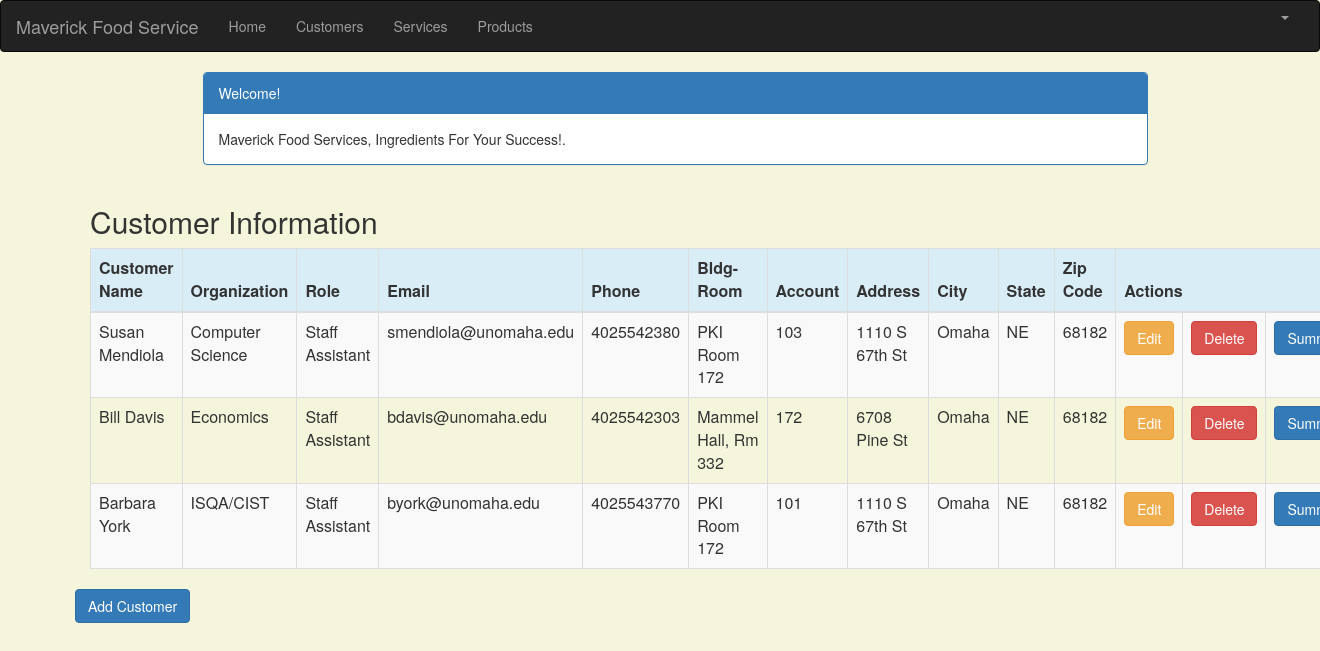
/customer_list (signed in), run on the app's committed database.
### crm/models.py (models this page shows, shortened)
class Customer(models.Model):
    cust_name = models.CharField(max_length=50)
    organization = models.CharField(max_length=100, blank=True)
    role = models.CharField(max_length=100)
    email = models.EmailField(max_length=100)
    bldgroom = models.CharField(max_length=100)
    address = models.CharField(max_length=200)
    account_number = models.IntegerField(blank=False, null=False)
    city = models.CharField(max_length=50)
    state = models.CharField(max_length=50)
    zipcode = models.CharField(max_length=10)
    phone_number = models.CharField(max_length=50)
    created_date = models.DateTimeField(
        default=timezone.now)
    updated_date = models.DateTimeField(auto_now_add=True)

### crm/views.py (the view)
# urls.py: path('customer_list', views.customer_list, name='customer_list'),
@login_required
def customer_list(request):
    customer = Customer.objects.filter(created_date__lte=timezone.now())
    return render(request, 'crm/customer_list.html',
                  {'customers': customer})

### crm/templates/crm/customer_list.html (shortened to what this page needs)
{% extends 'crm/base.html' %}
{% block content %}
    <html>
    <head>
        <link rel="stylesheet" href="https://maxcdn.bootstrapcdn.com/bootstrap/3.3.4/css/bootstrap.min.css">
    </head>
    <body>
    <div class="container">
        <div class="row">
            <div class="col-md-10 col-md-offset-1">
                <div class="panel panel-primary">
                    <div class="panel-heading">Welcome!</div>
<div class="panel-body">
                        Maverick Food Services, Ingredients For Your Success!.
                    </div>
                </div>
            </div>
        </div>
    </div>
    <div class="row">
        <h2 style="padding-left: 15Px">Customer Information</h2>
    </div>
    <div>
        <table class="table table-striped table-bordered table-hover">
            <thead>
            <tr class="bg-info">
                <th>Customer Name</th>
                <th>Organization</th>
                <th>Role</th>
                <th>Email</th>
                <th>Phone</th>
                <th>Bldg-Room</th>
                <th>Account</th>
                <th>Address</th>
                <th>City</th>
                <th>State</th>
                <th>Zip Code</th>
                <th colspan="3">Actions</th>
            </tr>
            </thead>
            <tbody>
            {% for customer in customers %}
                <tr>
                    <td>{{ customer.cust_name }}</td>
                    <td>{{ customer.organization }}</td>
                    <td>{{ customer.role }}</td>
                    <td>{{ customer.email }}</td>
                    <td>{{ customer.phone_number }}</td>
                    <td>{{ customer.bldgroom }}</td>
                    <td>{{ customer.account_number }}</td>
                    <td>{{ customer.address }}</td>
                    <td>{{ customer.city }}</td>
                    <td>{{ customer.state }}</td>
                    <td>{{ customer.zipcode }}</td>
                <td><a href="{% url 'crm:customer_edit' pk=customer.pk %}" class="btn btn-warning">Edit</a>
                    <td><a href="{% url 'crm:customer_delete' pk=customer.pk %}"
                           onclick="return confirm('Are you sure you want to delete?')"
                           class="btn btn-danger">Delete</a>
                    </td>
                   <td><a href="{% url 'crm:summary' pk=customer.pk %}"
                           class="btn btn-primary">Summary</a>
                </tr>
            {% endfor %}
            </tbody>
        </table>
<div class="row">
         <a href="{% url 'crm:customer_new' %}" class="row"><span
                    class="btn btn-primary">Add Customer</span></a>
     </div>
    </div>
    </body>
    </html>
{% endblock %}

### crm/templates/crm/customer_list.html (style rules this page uses)
body { background-color: beige; }

### data on the page
Customer: cust_name "Susan Mendiola", organization "Computer Science", role "Staff Assistant", email "smendiola@unomaha.edu", phone_number "4025542380", bldgroom "PKI Room 172", account_number "103", address "1110 S 67th St", city "Omaha", state "NE", zipcode "68182"
Customer: cust_name "Bill Davis", organization "Economics", role "Staff Assistant", email "bdavis@unomaha.edu", phone_number "4025542303", bldgroom "Mammel Hall, Rm 332", account_number "172", address "6708 Pine St", city "Omaha", state "NE", zipcode "68182"
Customer: cust_name "Barbara York", organization "ISQA/CIST", role "Staff Assistant", email "byork@unomaha.edu", phone_number "4025543770", bldgroom "PKI Room 172", account_number "101", address "1110 S 67th St", city "Omaha", state "NE", zipcode "68182"
